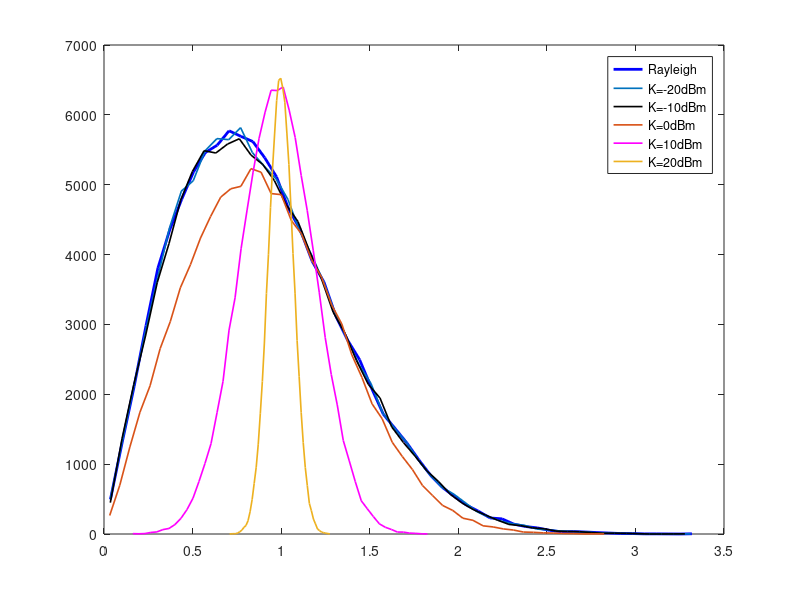

MATLAB code for this plot:

clc
close all
L=1e5;
Hw = (randn(1,L)+j*randn(1,L))/sqrt(2);
figure;
% hist(abs(H),50);
[temp,x]=hist(abs(Hw),50);
plot(x,temp,['b-'],'LineWidth',2), hold on


K_dB=[-20,-10, 0, 10, 20];
K=10.^(K_dB./10);
mr=['-k' '-m' '-c' '-r' '-g'];
for i=1:length(K)
    H = sqrt(K(i)/(K(i)+1)) + sqrt(1/(K(i)+1)).*Hw; 
    [temp,x]=hist(abs(H),50);
    plot(x,temp,mr(i),'LineWidth',1.2); hold on
end

legend('Rayleigh','K=-20dBm','K=-10dBm','K=0dBm','K=10dBm','K=20dBm')